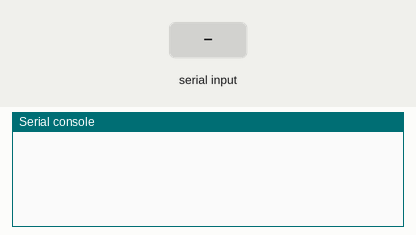
This program was run on a simulated ESP32 board running MicroPython. Shown: the last lines printed to the serial console. The inputs (shaded band) are chosen by the test bench.

Above: at 1.2 s.
1.3 s: "1\n" received over the second serial link
At 2.3 s:
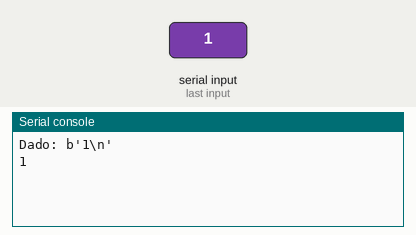
2.8 s: "0\n" received over the second serial link
At 3.4 s:
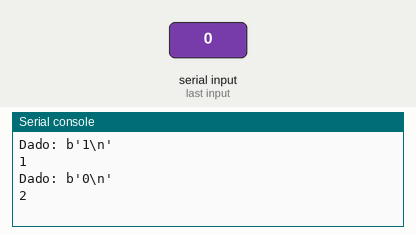
4.3 s: "2\n" received over the second serial link
At 5.7 s:
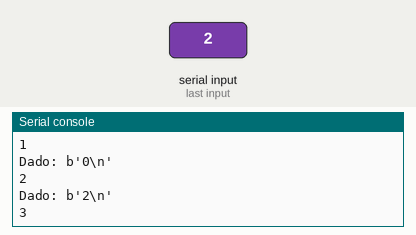

Measured:
- after the input at 1.3 s, the serial console: prints a new line at once (image 1)
- after the input at 2.8 s, the serial console: prints a new line at once (image 2)
- after the input at 4.3 s, the serial console: prints a new line at once (image 3)

The program:

store_data.py
```python
#****************************************************************************************************************************
#   --------------------------------------------------------------------------------------------------------------------
#   @Autecla: Receive from UART_serial and store in a matrix
#   Sketch/program using micropython to read data from RFID_Module by UART_serial and store the received data in a matrix
#   Tip: To test this program, you can use an arduino and the program found in "Arduino/test_serial_arduino"
#   ESP32 Port:
#       Pin_RX = 16
#       Pin_TX = 17
#   --------------------------------------------------------------------------------------------------------------------
#****************************************************************************************************************************

from machine import UART

queue = ['0', '0', '0', '0', '0', '0', '0']
i = 0
count = 0
rows_count = 6
cols_count = 6

matrix = [[0 for j in range(cols_count)] for k in range(rows_count)]


def store_data ():
    for i in range(2):
      data = queue[i]
      row = data[1] - 48
      col = data[3] - 48
      matrix[row][col] = data[4:30] #Limitar o dado para o ID
      i = i + 1

    print('Matrix:', matrix)
    return True


urt = UART(2, 9600)
urt.init(9600, bits=8, parity=None, stop=1, tx=17, rx=16)

while True:
    if (urt.any()):
        dados = urt.readline()
        print('Dado:', dados)
        queue[count] = dados
        count = count + 1
        print(count)
    if (count == 6):
        store_data()
        count = count + 1
```
